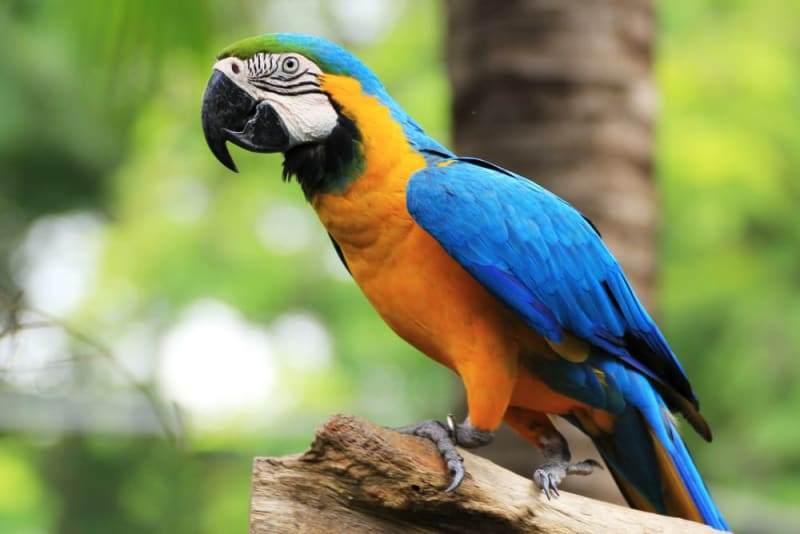
#> input picture Parrot.jpg, 800 x 534 px
$ python basic_filter.py
#> lines starting #> are read from the running program, lines starting #| are printed output that depends on the picture
from PIL import Image, ImageFilter, ImageDraw
import cv2
import numpy as np

# [48 lines left out: functions apply_blur_filter, apply_edge_detection, apply_sharpen_filter, apply_emboss_filter, apply_rust_tint, not called in this run]

def apply_pencil_sketch(image_path):
#> called with image_path = 'Parrot.jpg'
    try:
        img = cv2.imread(image_path, cv2.IMREAD_GRAYSCALE)  # Convert to grayscale
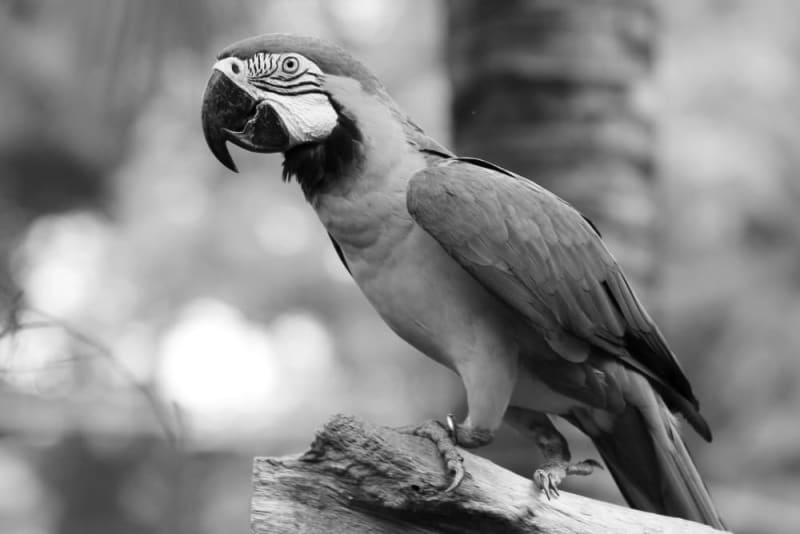
#> img: shape (534, 800); min 0, max 255, mean 136
        img_inverted = cv2.bitwise_not(img)  # Invert image
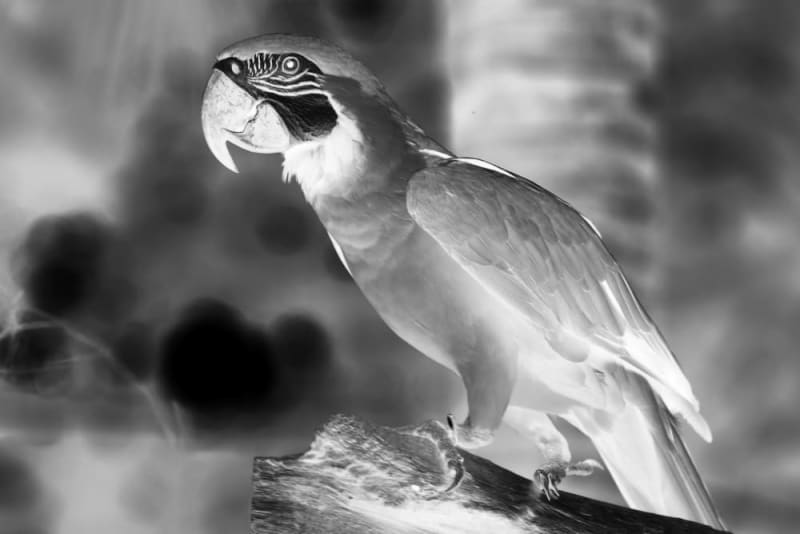
#> img_inverted: shape (534, 800); min 0, max 255, mean 119
        img_blurred = cv2.GaussianBlur(img_inverted, (21, 21), sigmaX=0, sigmaY=0)  # Blur
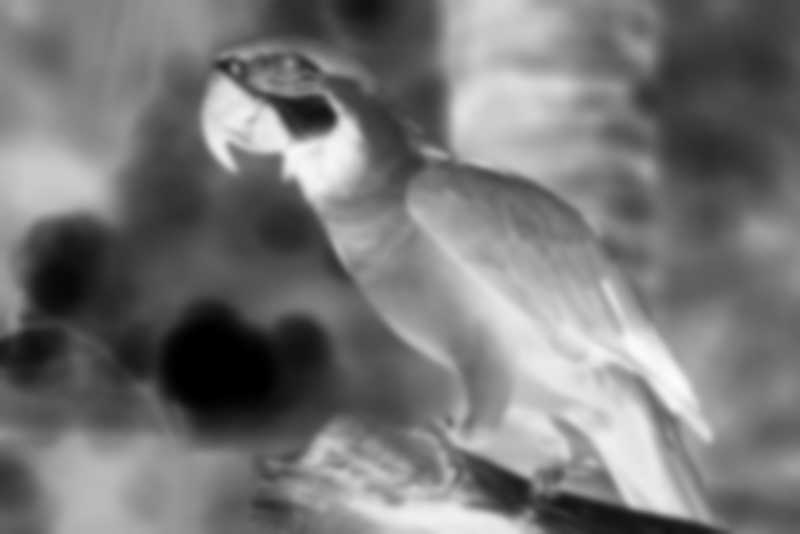
#> img_blurred: shape (534, 800); min 0, max 252, mean 119
        img_blend = cv2.divide(img, 255 - img_blurred, scale=256)  # Blend for sketch effect
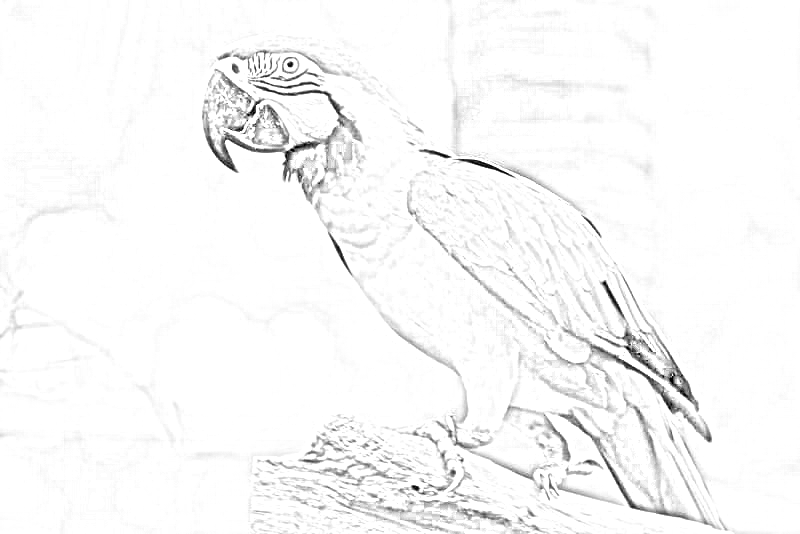
#> img_blend: shape (534, 800); min 0, max 255, mean 248.1
        cv2.imwrite("pencil_sketch.jpg", img_blend)
        print("Processed image saved as 'pencil_sketch.jpg'.")
    except Exception as e:
        print(f"Error processing image: {e}")


if __name__ == "__main__":
    image_path = "Parrot.jpg"  # Replace with the path to your image file

    # [4 lines of commented-out code are left out]
    apply_pencil_sketch(image_path)

$ run again, with occluded_black.jpg copied over Parrot.jpg
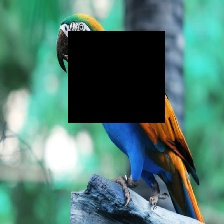
#> input picture occluded_black.jpg, 224 x 224 px
#> in apply_pencil_sketch, `img_blurred = cv2.GaussianBlur(img_inverted, (21, 21), sigmaX=0, sigma..`:
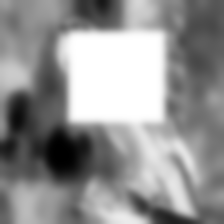
#> img_blurred: shape (224, 224); min 0, max 255, mean 146.1
#> in apply_pencil_sketch, `img_blend = cv2.divide(img, 255 - img_blurred, scale=256)`:
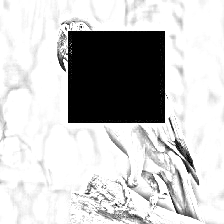
#> img_blend: shape (224, 224); min 0, max 255, mean 199
